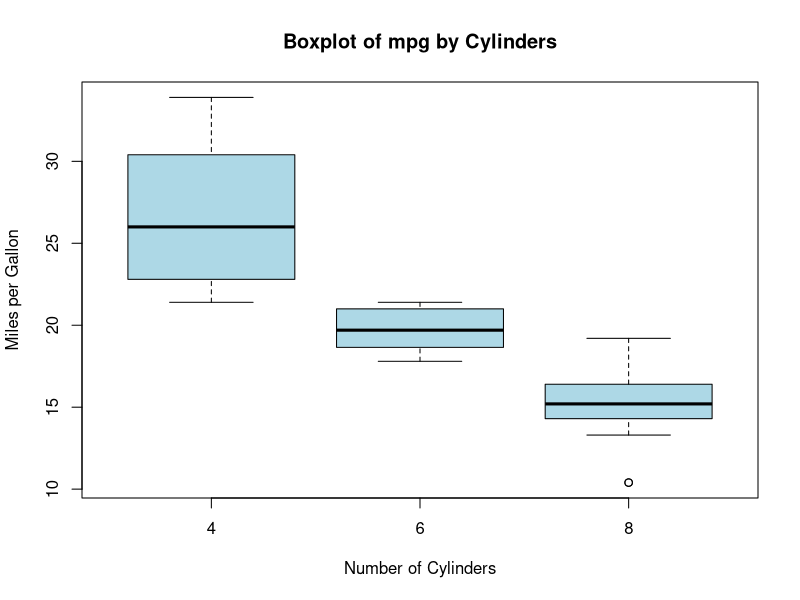

Source code (R):
data(mtcars)
boxplot(mpg ~ cyl, data = mtcars, main = "Boxplot of mpg by Cylinders",
        xlab = "Number of Cylinders", ylab = "Miles per Gallon",
        col = "lightblue", border = "black")